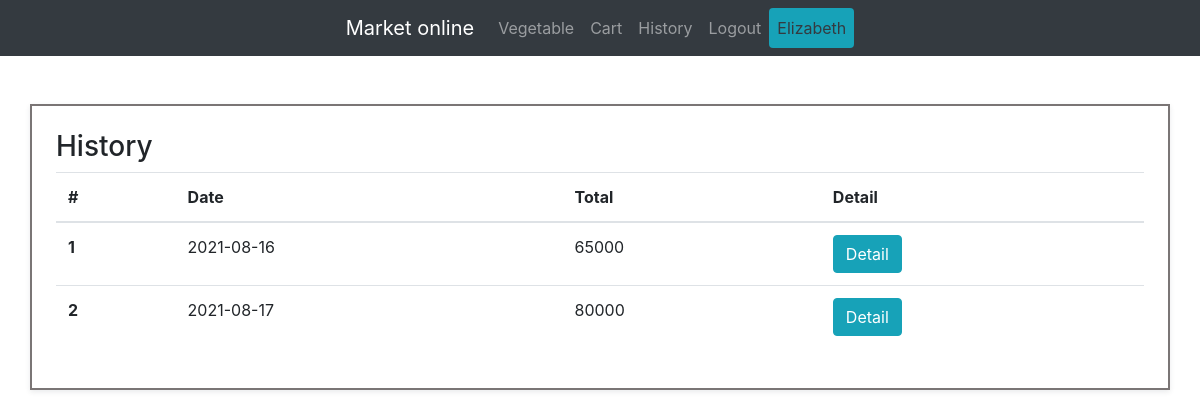
Screenshot of /index.php?tab=history (signed in) with the database file from the repository.
### tables this page shows
CREATE TABLE `order` (
  `OrderID` int(10) UNSIGNED NOT NULL,
  `CustomerID` int(10) NOT NULL,
  `Date` date NOT NULL,
  `Total` float NOT NULL,
  `Note` text NOT NULL
);

### connection.php (called while the page is built, shortened)
<?php
	function executeResult($sql) {
		$conn = mysqli_connect(HOST, USERNAME, PASSWORD, DATABASE);
		$result = mysqli_query($conn, $sql);
		$list      = [];
		while ($row = mysqli_fetch_array($result, 1)) {
			$list[] = $row;
		}
		return $list;
	}
?>

### class/order.php (called while the page is built, shortened)
<?php
  if (file_exists('../connection.php')){
    require_once('../connection.php');
  } else {
    require_once('./connection.php');
  }
  class order{
    function getAllOrder($cusID){
      $sql = "SELECT * FROM `order` as o WHERE CustomerID = ${cusID}";
      $result = executeResult($sql);
      if ($result) {
        return $result;
      }
      return "Dữ liệu rỗng";
    }
  }
?>

### index.php (called while the page is built)
<?php
  require_once('menu.php');
?>

### cart/history.php (the view)
<?php
  require_once('./class/order.php');
  if (isset($_SESSION['CustomerID']) && isset($_SESSION['Password'])) {
    $id = $_SESSION['CustomerID'];
    $cusOrder = new order();
    $historyBuy = $cusOrder->getAllOrder($id);
    if (count($historyBuy) > 0){
?>
<div class="container mt-5 cart">
    <div class="row p-4">
      <h3>History</h3>
        <table class="table">
          <thead>
            <tr>
              <th scope="col">#</th>
              <th scope="col">Date</th>
              <th scope="col">Total</th>
              <th scope="col">Detail</th>
            </tr>
          </thead>
          <tbody>
            <?php
              $i = 1;
              foreach ($historyBuy as $item){
            ?>
            <tr>
              <th scope="row"><?php echo $i++;?></th>
              <td><?=$item['Date']?></td>
              <td><?=$item['Total']?></td>
              <td>
                <a href="index.php?tab=detail&s=<?=$item['OrderID']?>" class="btn btn-info">Detail</a>
              </td>
            </tr>
            <?php
              }
            ?>
          </tbody>
        </table>
    </div>
</div>
<?php
  } else {
    echo "<script>
    alert('Chưa có thông tin mua hàng');
    location.replace('index.php?tab=vegetable');
    </script>";
  }
} else {
  echo "<script>
  alert('Vui lòng đăng nhập');
  location.replace('index.php?tab=vegetable');
  </script>";
}
?>

### css/style.css (style rules this page uses)
* { padding: 0; margin: 0; box-sizing: border-box; }
html { font-family: "Open Sans", sans-serif; }
.cart { border: 2px solid rgb(122, 117, 117); box-shadow: 0 2px 5px 0 rgb(51 62 73 / 10%); }

### rows the page displays
order: Date "2021-08-16", Total "65000"
order: Date "2021-08-17", Total "80000"

### other values shown
$_SESSION['Fullname'] "Elizabeth"
